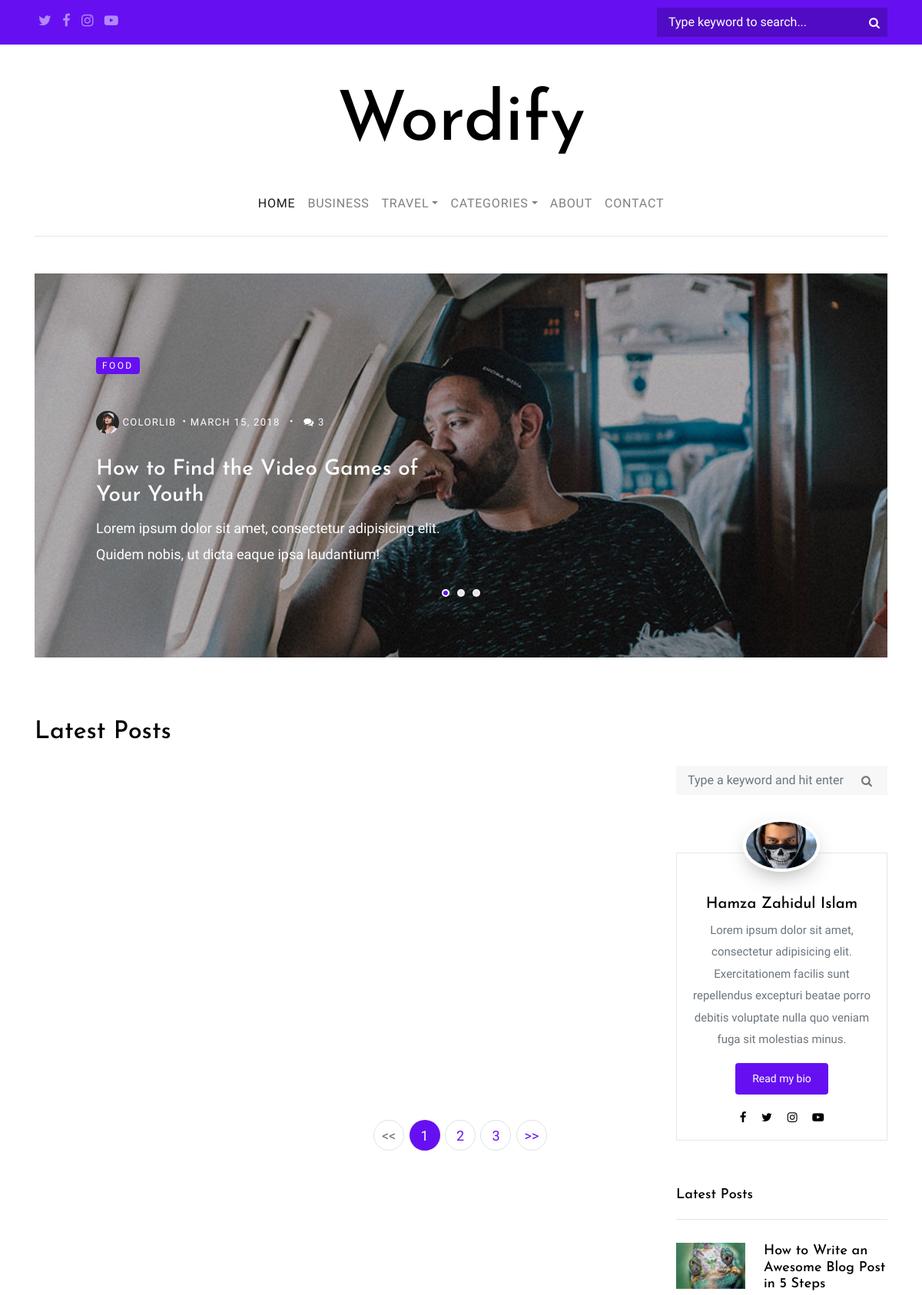
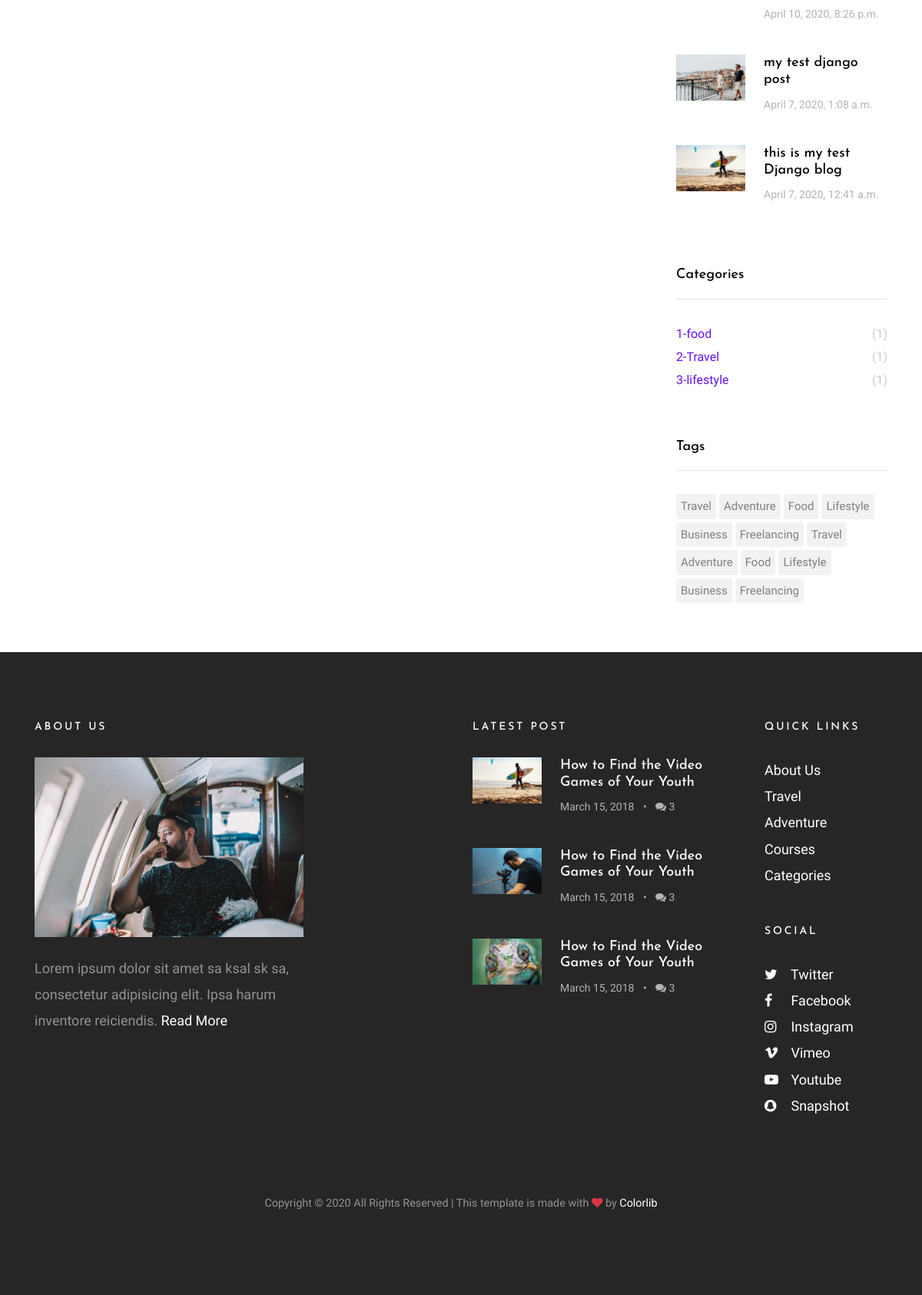
The page / on the database its author committed (2 pictures, top to bottom).
### blog/models.py (models this page shows, shortened)
class Post(models.Model):
    title = models.CharField(max_length=50)
    photo = models.ImageField()
    author = models.ForeignKey(User, on_delete=models.CASCADE)
    date = models.DateTimeField(auto_now_add=True)
    body = models.TextField()
    category = models.ForeignKey(Category, on_delete=models.CASCADE)

class Profile(models.Model):
    full_name = models.CharField(max_length=200)
    photo = models.ImageField()
    user = models.OneToOneField(User, on_delete=models.CASCADE)
    body = models.TextField()
    fburl = models.CharField(max_length=300)
    twurl = models.CharField(max_length=300)
    inurl = models.CharField(max_length=300)
    yturl = models.CharField(max_length=300)

class Category(models.Model):
    name = models.CharField(max_length=50)
    def __str__(self):
        return self.name

### wordify/views.py (the view)
# urls.py: 2. Add a URL to urlpatterns:  path('', views.home, name='home')
def home(request):
    post = Post.objects.order_by('-date')
    paginator = Paginator(post, 1)
    page = request.GET.get('page')
    try:
        items = paginator.page(page)
    except PageNotAnInteger:
        items = paginator.page(1)
    except EmptyPage:
        items = paginator.page(paginator.num_pages)
    index = items.number - 1
    max_index = len(paginator.page_range)
    start_index = index - 5 if index >= 5 else 0
    end_index = index + 5 if index <= max_index - 5 else max_index
    page_range = paginator.page_range[start_index:end_index]
    total_articale = paginator.get_page(page)
    contex = {'post': total_articale, 'items': items, 'page_range': page_range}
    return render(request, 'home.html', contex)

### templates/home.html (shortened to what this page needs)
{% extends 'base.html'   %}
{%  block content %}
<div class="col-md-12 col-lg-8 main-content">
    <div class="row">
        {% for i in post %}
        <div class="col-md-6">
        </div>
        {%  endfor  %}
    </div>
    {% include 'pagination.html' %}
    {% endblock %}

### templates/pagination.html (shortened to what this page needs)
  {% for item in items  %}
{%  if items.has_other_pages %}
<div class="row mt-5">
    <div class="col-md-12 offset-3 text-center pagination-set">
        <nav aria-label="">
            <ul class="pagination">
                {% if items.has_previous %}
                <li class="page-item"><a class="page-link" href="?page={{   items.previous_page_number  }}">  << </a> </li>
                 {% else %}
                <li class="page-item disabled"><a href="" class="page-link"><span>   <<</span> </a> </li>
                  {% endif %}
                  {% for i in page_range  %}
                  {% if items.number == i %}
                <li class="page-item active"><a href="" class="page-link">{{i}}  </a></li>
                {% else %}
                <li class="page-item "><a href="?page={{ i }}" class="page-link">{{i}}</a></li>
                    {% endif %}
                {% endfor %}
                {% if items.has_next %}
                <li class="page-item"><a href="?page={{items.next_page_number}}" aria-label="Next" class="page-link"> >>
                    </a></li>
                {% else %}
                <li class="page-item disabled"><a href="" class="page-link"><span> >> </span></a></li>
                {% endif %}
            </ul>
        </nav>
    </div>
</div>
</div>
{% endif %}
  {%  endfor  %}

### templates/sider-section.html (shortened to what this page needs)
        <div class="col-md-12 col-lg-4 sidebar">
            <div class="sidebar-box search-form-wrap">
                <form action="blog/search/" class="search-form" method="post">
                    <div class="form-group">
                        <span class="icon fa fa-search"></span>
                        <input required=True name="search_keyword" type="text" class="form-control" id="s"
                            placeholder="Type a keyword and hit enter">
                    </div>
                </form>
            </div>
            <div class="sidebar-box">
                <div class="bio text-center">
                    {% for i in profile %}
                    <img src="{{ i.photo.url }}" alt="Image Placeholder" class="img-fluid">
                    <div class="bio-body">
                        <h2>{{ i.full_name  }}</h2>
                        <p>{{ i.body }}</p>
                        <p><a href="" class="btn btn-primary btn-sm rounded">Read my bio</a></p>
                        <p class="social">
                            <a href="{{ i.fburl }}" target="blank" class=p-2><span class="fa fa-facebook"></span></a>
                            <a href="{{i.twurl}}" target="blank" class="p-2"><span class="fa fa-twitter"></span></a>
                            <a href="{{i.inurl}}" target="blank" class="p-2"><span class="fa fa-instagram"></span></a>
                            <a href="{{i.yturl}}" target="blank" class="p-2"><span
                                    class="fa fa-youtube-play"></span></a>
                        </p>
                    </div>
                    {% endfor %}
                </div>
            </div>
            <div class="sidebar-box">
                <h3 class="heading">Latest Posts</h3>
                <div class="post-entry-sidebar">
                    <ul>
                        {% for i in latest_post %}
                        <li>
                            <a href="{% url 'blog-details' i.id %}">
                                <img src="{{ i.photo.url }}"" alt=" Image placeholder" class="mr-4">
                                <div class="text">
                                    <h4>{{ i.title }}</h4>
                                    <div class="post-meta">
                                        <span class="mr-2">{{i.date}} </span>
                                    </div>
                                </div>
                            </a>
                        </li>
                        {% endfor  %}
                    </ul>
                </div>
            </div>
            <div class="sidebar-box">
                <h3 class="heading">Categories</h3>
                {% for i in categories  %}
                <ul class="categories">
                    <li><a href="{% url 'category-list' i.id %}">{{ forloop.counter }}-{{i.name}}
                            <span>({{i.post_set.count}})</span></a>
                    </li>
                </ul>
                {% endfor %}
            </div>
            <div class="sidebar-box">
                <h3 class="heading">Tags</h3>
                <ul class="tags">
                    <li><a href="#">Travel</a></li>
                    <li><a href="#">Adventure</a></li>
                    <li><a href="#">Food</a></li>
                    <li><a href="#">Lifestyle</a></li>
                    <li><a href="#">Business</a></li>
                    <li><a href="#">Freelancing</a></li>
                    <li><a href="#">Travel</a></li>
                    <li><a href="#">Adventure</a></li>
                    <li><a href="#">Food</a></li>
                    <li><a href="#">Lifestyle</a></li>
                    <li><a href="#">Business</a></li>
                    <li><a href="#">Freelancing</a></li>
                </ul>
            </div>
        </div>

### rows shown on the page
Post: page_range "1", page_range "2" "3", photo (picture), title "How to Write an Awesome Blog Post in 5 Steps", date "April 10, 2020, 8:26 p.m."
Profile: photo (picture), full_name "Hamza Zahidul Islam", body "Lorem ipsum dolor sit amet, consectetur adipisicing elit. Exercitationem facilis sunt repellendus excepturi beatae porro debitis voluptate nulla quo veniam fuga sit molestias minus."
Post: photo (picture), title "my test django post", date "April 7, 2020, 1:08 a.m."
Post: photo (picture), title "this is my test Django blog", date "April 7, 2020, 12:41 a.m."
Category: name "food", post_set.count "1"
Category: name "Travel", post_set.count "1"
Category: name "lifestyle", post_set.count "1"
